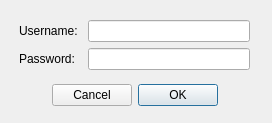
<?xml version="1.0" encoding="UTF-8"?>
<ui version="4.0">
 <class>AdminLogin</class>
 <widget class="QDialog" name="AdminLogin">
  <property name="windowModality">
   <enum>Qt::NonModal</enum>
  </property>
  <property name="geometry">
   <rect>
    <x>0</x>
    <y>0</y>
    <width>272</width>
    <height>123</height>
   </rect>
  </property>
  <property name="sizePolicy">
   <sizepolicy hsizetype="Fixed" vsizetype="Fixed">
    <horstretch>0</horstretch>
    <verstretch>0</verstretch>
   </sizepolicy>
  </property>
  <property name="windowTitle">
   <string>Admin Login</string>
  </property>
  <property name="modal">
   <bool>true</bool>
  </property>
  <widget class="QDialogButtonBox" name="buttons">
   <property name="geometry">
    <rect>
     <x>20</x>
     <y>80</y>
     <width>231</width>
     <height>31</height>
    </rect>
   </property>
   <property name="sizePolicy">
    <sizepolicy hsizetype="Fixed" vsizetype="Fixed">
     <horstretch>0</horstretch>
     <verstretch>0</verstretch>
    </sizepolicy>
   </property>
   <property name="focusPolicy">
    <enum>Qt::NoFocus</enum>
   </property>
   <property name="layoutDirection">
    <enum>Qt::RightToLeft</enum>
   </property>
   <property name="orientation">
    <enum>Qt::Horizontal</enum>
   </property>
   <property name="standardButtons">
    <set>QDialogButtonBox::Cancel|QDialogButtonBox::Ok</set>
   </property>
   <property name="centerButtons">
    <bool>true</bool>
   </property>
  </widget>
  <widget class="QWidget" name="formLayoutWidget">
   <property name="geometry">
    <rect>
     <x>19</x>
     <y>19</y>
     <width>231</width>
     <height>51</height>
    </rect>
   </property>
   <layout class="QFormLayout" name="formLayout">
    <property name="formAlignment">
     <set>Qt::AlignLeading|Qt::AlignLeft|Qt::AlignVCenter</set>
    </property>
    <property name="horizontalSpacing">
     <number>10</number>
    </property>
    <item row="0" column="0">
     <widget class="QLabel" name="usernameLabel">
      <property name="text">
       <string>Username:</string>
      </property>
      <property name="buddy">
       <cstring>usernameBox</cstring>
      </property>
     </widget>
    </item>
    <item row="0" column="1">
     <widget class="QLineEdit" name="usernameBox">
      <property name="acceptDrops">
       <bool>false</bool>
      </property>
      <property name="inputMask">
       <string/>
      </property>
      <property name="maxLength">
       <number>20</number>
      </property>
     </widget>
    </item>
    <item row="1" column="0">
     <widget class="QLabel" name="passwordLabel">
      <property name="text">
       <string>Password:</string>
      </property>
      <property name="buddy">
       <cstring>passwordBox</cstring>
      </property>
     </widget>
    </item>
    <item row="1" column="1">
     <widget class="QLineEdit" name="passwordBox">
      <property name="acceptDrops">
       <bool>false</bool>
      </property>
      <property name="inputMask">
       <string/>
      </property>
      <property name="maxLength">
       <number>20</number>
      </property>
      <property name="frame">
       <bool>true</bool>
      </property>
      <property name="echoMode">
       <enum>QLineEdit::Password</enum>
      </property>
     </widget>
    </item>
   </layout>
  </widget>
 </widget>
 <tabstops>
  <tabstop>usernameBox</tabstop>
  <tabstop>passwordBox</tabstop>
 </tabstops>
 <resources/>
 <connections>
  <connection>
   <sender>buttons</sender>
   <signal>accepted()</signal>
   <receiver>AdminLogin</receiver>
   <slot>accept()</slot>
   <hints>
    <hint type="sourcelabel">
     <x>248</x>
     <y>254</y>
    </hint>
    <hint type="destinationlabel">
     <x>157</x>
     <y>274</y>
    </hint>
   </hints>
  </connection>
  <connection>
   <sender>buttons</sender>
   <signal>rejected()</signal>
   <receiver>AdminLogin</receiver>
   <slot>reject()</slot>
   <hints>
    <hint type="sourcelabel">
     <x>316</x>
     <y>260</y>
    </hint>
    <hint type="destinationlabel">
     <x>286</x>
     <y>274</y>
    </hint>
   </hints>
  </connection>
 </connections>
</ui>
